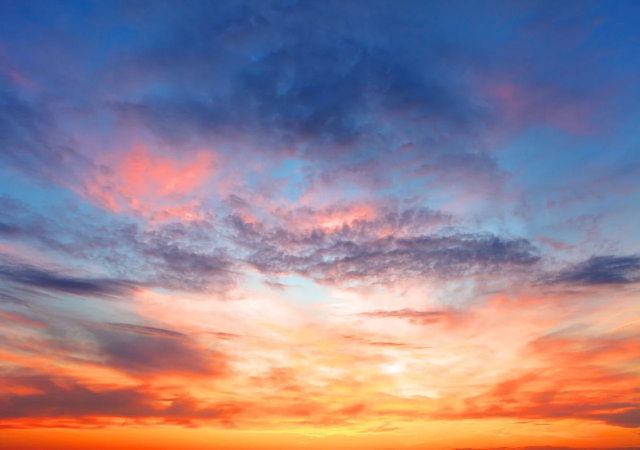
#> input picture src/img_data/sky.webp, 1280 x 900 px (shown at 1/2 size)
$ python global_histogram_equalzation.py
#> lines starting #> are read from the running program, lines starting #| are printed output that depends on the picture
### src/lip/image_pro.py
import cv2 as cv
import numpy as np
from scipy.ndimage import gaussian_filter
from collections import deque
from scipy.ndimage import convolve1d, zoom, sobel
from scipy.special import comb
from numba import njit
from scipy.fftpack import fft2, ifft2, fftshift, ifftshift
from sklearn.linear_model import HuberRegressor

# [273 lines left out: functions channels_bgr, channels_hsv, open_image, resize_image, save, combine_channels and 9 more, not called in this run]

def HistogramEqualizationGray(img):
    """
    Apply histogram equalization to an input image.

    Parameters:
        img (numpy.ndarray): Input grayscale image as a 2D numpy array.

    Returns:
        img: Image after applying histogram equalization, with the same shape as the input image.
    """
    # 1. Calcular el histograma
    hist, bins = np.histogram(img.flatten(), bins=256, range=[0, 256])

    # 2. Calcular la función de distribución acumulativa (CDF)
    cdf = hist.cumsum()
    cdf_normalized = cdf / cdf[-1]  # Normalizar el CDF para que vaya de 0 a 1

    # 3. Mapear los valores originales a los nuevos valores usando la CDF
    cdf_scaled = (cdf_normalized * 255).astype(np.uint8)  # Escalar a [0, 255]

    img_equalized = cdf_scaled[img]  # Usar la CDF como lookup table

    return img_equalized

def HistogramEqualizationRGB(image):
    """
    Apply histogram equalization to an RGB image by working on the luminance channel in YCrCb space.

    Parameters:
        image (numpy.ndarray): Input RGB image as a 3D numpy array.

    Returns:
        numpy.ndarray: Image after applying histogram equalization, with the same shape as the input image.
    """
    # Convertir la imagen al espacio de color YCrCb
    ycrcb = cv.cvtColor(image, cv.COLOR_BGR2YCrCb)
    Y, Cr, Cb = cv.split(ycrcb)

    # Aplicar la equalización de histograma al canal de luminancia (Y)
    hist, bins = np.histogram(Y.flatten(), bins=256, range=[0, 256])
    cdf = hist.cumsum()  # Función de distribución acumulativa
    cdf_normalized = cdf / cdf[-1]  # Normalizar el CDF para que vaya de 0 a 1
    cdf_scaled = (cdf_normalized * 255).astype(np.uint8)  # Escalar a [0, 255]
    Y_equalized = cdf_scaled[Y]  # Usar la CDF como tabla de búsqueda

    # Reconstruir la imagen en el espacio YCrCb
    ycrcb_equalized = cv.merge([Y_equalized, Cr, Cb])

    # Convertir de vuelta al espacio de color BGR
    image_equalized = cv.cvtColor(ycrcb_equalized, cv.COLOR_YCrCb2BGR)

    return image_equalized

# [428 lines left out: functions HistogramMatchingGray, HistogramMatchingRGB, HistogramEqualizationClaheGrayscale, HistogramEqualizationClaheRGB, BihistogramEqualizationRGB, BihistogramEqualizationGrayscale and 7 more, not called in this run]

class UnionFind:
    """
    Union-Find data structure with path compression.

    This structure efficiently manages disjoint sets, commonly used for connected component labeling.
    It supports two main operations:
    - `find(x)`: Finds the representative (root) of the set containing `x`, applying path compression.
    - `union(x, y)`: Merges the sets containing `x` and `y`, maintaining a hierarchical structure.
    """
    # [2459 lines left out: functions __init__, find, union, ConnectedComponentsByUnionFind, connected_components_by_union_find_8_connected, HomomorphicFilter and 64 more, not called in this run]

### src/lip/plot.py
import cv2
import numpy as np
import matplotlib.pyplot as plt

# [240 lines left out: functions show_histogram, compare_histograms, show_image_with_histogram, plot_images_and_histograms, plot_three_images_and_histograms, not called in this run]

def plot_two_images_and_histograms(img1, img2, title1="Imagen 1", title2="Imagen 2"):
    """
    Plots two images and their histograms side by side using Matplotlib.

    Parameters:
        img1 (numpy.ndarray): First image (grayscale or color).
        img2 (numpy.ndarray): Second image (grayscale or color).
        title1 (str): Title for the first image.
        title2 (str): Title for the second image.
    """

    plt.figure(figsize=(12, 8))

    # Primera imagen y su histograma
    plt.subplot(2, 2, 1)
    plt.title(title1)
    if len(img1.shape) == 2:  # Imagen en escala de grises
        plt.imshow(img1, cmap='gray')
    else:  # Imagen en color (Convertir de BGR a RGB para matplotlib)
        plt.imshow(cv2.cvtColor(img1, cv2.COLOR_BGR2RGB))
    plt.axis("off")

    plt.subplot(2, 2, 2)
    plt.title(f"Histogram {title1}")
    if len(img1.shape) == 2:  # Imagen en escala de grises
        plt.hist(img1.flatten(), bins=256, range=[0, 256], color='black')
    else:  # Imagen en color
        colors = ('blue', 'green', 'red')
        for i, color in enumerate(colors):
            hist = cv2.calcHist([img1], [i], None, [256], [0, 256])
            plt.plot(hist, color=color, label=f"{color.capitalize()} Channel")
        plt.legend()

    # Segunda imagen y su histograma
    plt.subplot(2, 2, 3)
    plt.title(title2)
    if len(img2.shape) == 2:  # Imagen en escala de grises
        plt.imshow(img2, cmap='gray')
    else:  # Imagen en color (Convertir de BGR a RGB para matplotlib)
        plt.imshow(cv2.cvtColor(img2, cv2.COLOR_BGR2RGB))
    plt.axis("off")

    plt.subplot(2, 2, 4)
    plt.title(f"Histogram {title2}")
    if len(img2.shape) == 2:  # Imagen en escala de grises
        plt.hist(img2.flatten(), bins=256, range=[0, 256], color='black')
    else:  # Imagen en color
        colors = ('blue', 'green', 'red')
        for i, color in enumerate(colors):
            hist = cv2.calcHist([img2], [i], None, [256], [0, 256])
            plt.plot(hist, color=color, label=f"{color.capitalize()} Channel")
        plt.legend()

    plt.tight_layout()
    plt.show()

### src/global_histogram_equalzation.py
# This script demonstrates the application of histogram equalization on both grayscale and color images.
# The main steps include:
# 1. Loading an image from the "img_data" directory.
# 2. Resizing the image to a consistent resolution (600x600).
# 3. Applying histogram equalization on grayscale images to enhance contrast.
# 4. Applying histogram equalization on color images (RGB) to improve overall image quality.
# 5. Displaying the original image and the histogram-equalized image along with their histograms.
#
# This implementation demonstrates how histogram equalization can improve image contrast in both grayscale and color images.

import cv2 as cv
import numpy as np
import lip

# [8 lines of commented-out code are left out]
img = cv.imread("img_data/sky.webp", cv.IMREAD_GRAYSCALE)

# Resize the grayscale image to a fixed resolution (600x600)
img = cv.resize(img, (600, 600), interpolation=cv.INTER_AREA)
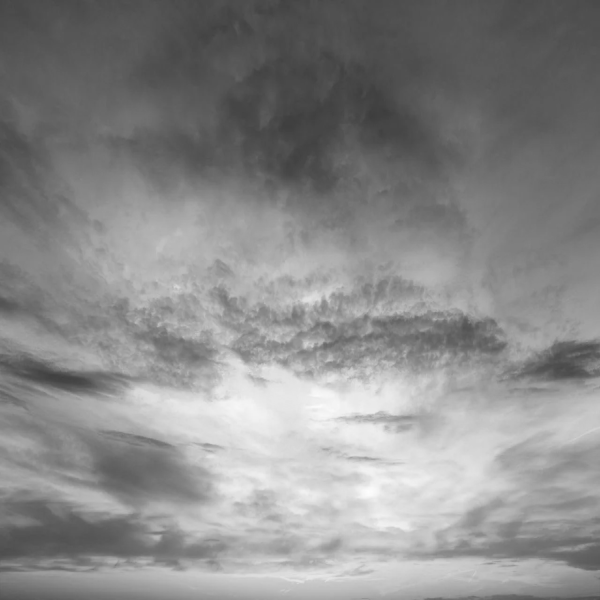
#> img: shape (600, 600); min 61, max 253, mean 137.9

# Apply Histogram Equalization to enhance contrast globally on the grayscale image
img_eq_lip = lip.HistogramEqualizationGray(img)
#> in HistogramEqualizationGray, `hist, bins = np.histogram(img.flatten(), bins=256, range=[0, 256])`: hist = 256 values, max 4837 at index 79, min 0 at index 0, mean 1406.2; bins = 257 values from 0 to 256
#> in HistogramEqualizationGray, `cdf = hist.cumsum()`: cdf = 256 values from 0 to 360000
#> in HistogramEqualizationGray, `cdf_normalized = cdf / cdf[-1]`: cdf_normalized = 256 values from 0 to 1
#> in HistogramEqualizationGray, `cdf_scaled = (cdf_normalized * 255).astype(np.uint8)`: cdf_scaled = 256 values from 0 to 255
#> in HistogramEqualizationGray, `img_equalized = cdf_scaled[img]`:
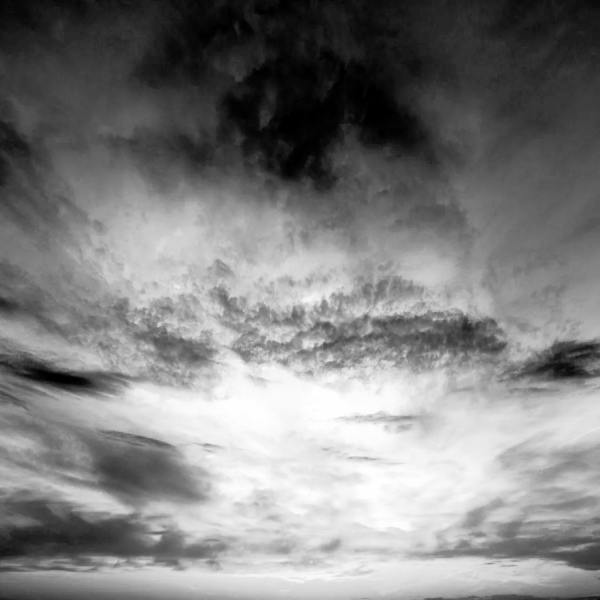
#> img_equalized: shape (600, 600); min 0, max 255, mean 127.9

# Display the original grayscale image and the histogram-equalized image with histograms
lip.plot_two_images_and_histograms(img, img_eq_lip, "Original", "img_eq_lip")

# [8 lines of commented-out code are left out]
img = cv.imread("img_data/sky.webp")
#> img is the input picture: shape (900, 1280, 3); mean B, G, R 144.6, 130.9, 149.2

# Resize the color image to a fixed resolution (600x600)
img = cv.resize(img, (600, 600), interpolation=cv.INTER_AREA)
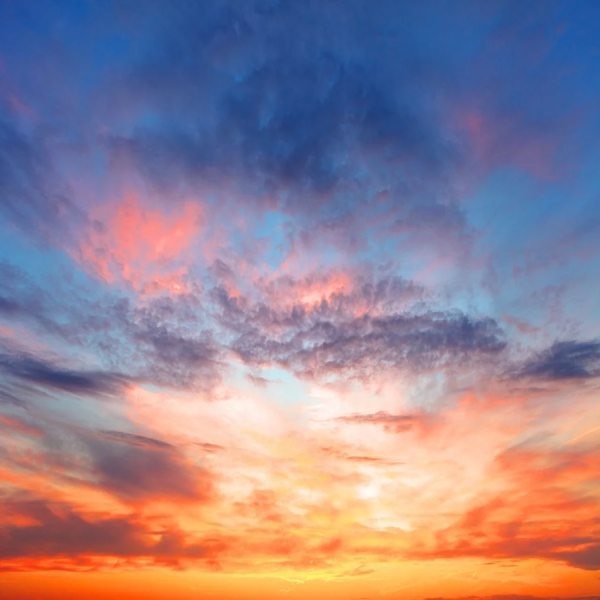
#> img: shape (600, 600, 3); mean B, G, R 144.6, 130.9, 149.2

# Apply Histogram Equalization to enhance contrast globally on the color image (RGB)
img_eq_lip = lip.HistogramEqualizationRGB(img)
#> in HistogramEqualizationRGB, `Y, Cr, Cb = cv.split(ycrcb)`:
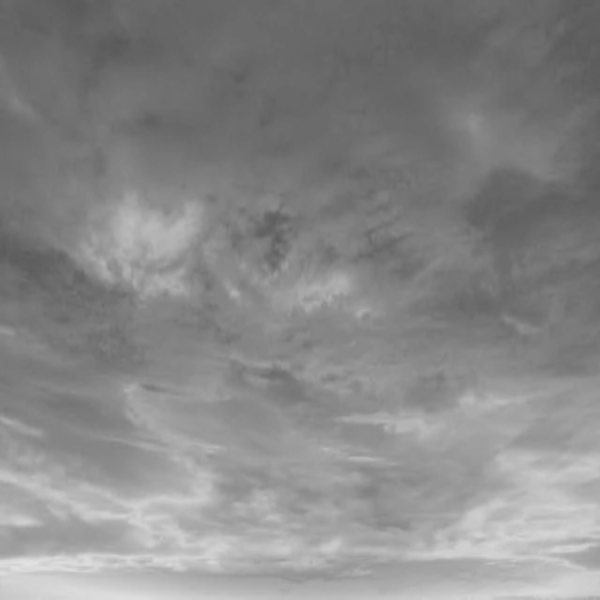
#> Cr: shape (600, 600); min 89, max 226, mean 136
#> in HistogramEqualizationRGB, `Y, Cr, Cb = cv.split(ycrcb)`:
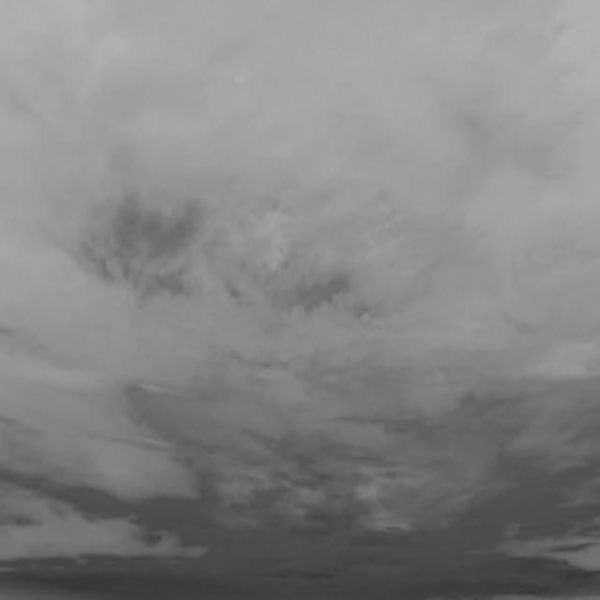
#> Cb: shape (600, 600); min 54, max 178, mean 131.8
#> in HistogramEqualizationRGB, `hist, bins = np.histogram(Y.flatten(), bins=256, range=[0, 256])`: hist = 256 values, max 4862 at index 79, min 0 at index 0, mean 1406.2; bins = 257 values from 0 to 256
#> in HistogramEqualizationRGB, `cdf = hist.cumsum()`: cdf = 256 values from 0 to 360000
#> in HistogramEqualizationRGB, `cdf_normalized = cdf / cdf[-1]`: cdf_normalized = 256 values from 0 to 1
#> in HistogramEqualizationRGB, `cdf_scaled = (cdf_normalized * 255).astype(np.uint8)`: cdf_scaled = 256 values from 0 to 255
#> in HistogramEqualizationRGB, `image_equalized = cv.cvtColor(ycrcb_equalized, cv.COLOR_YCrCb2BGR)`:
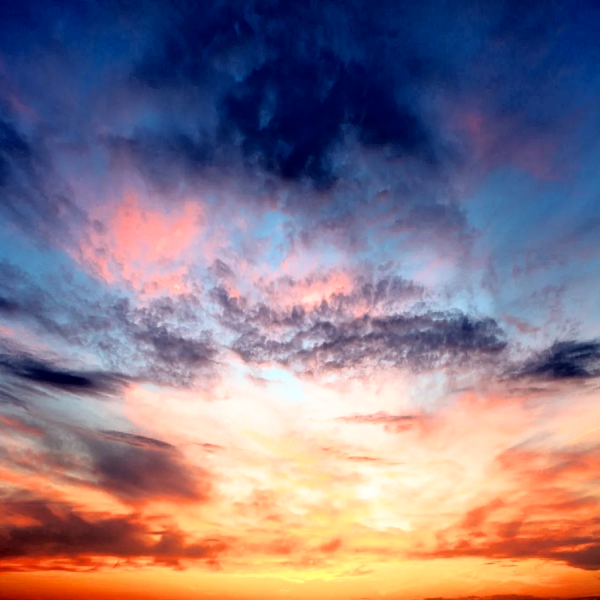
#> image_equalized: shape (600, 600, 3); mean B, G, R 134.6, 120.8, 137.2

# Display the original color image and the histogram-equalized image with histograms
lip.plot_two_images_and_histograms(img, img_eq_lip, "Original", "img_eq_lip")
#> call 2 of plot_two_images_and_histograms, with title1 = 'Original', title2 = 'img_eq_lip'
#> in plot_two_images_and_histograms (call 2), `plt.show()`:
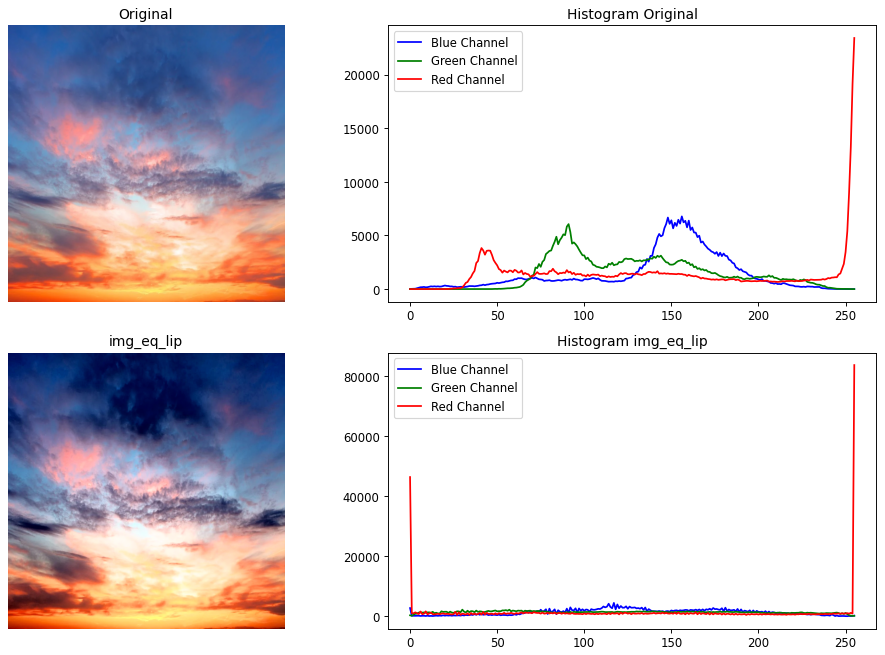
#> figure drawn by matplotlib, 4 panels; panel 2: curve peaks at x = 156, y = 6781; panel 2: curve peaks at x = 91, y = 6061; panel 2: curve peaks at x = 255, y = 23420; panel 4: curve peaks at x = 117, y = 4493

$ run again, with src/img_data/white_monta.jpg saved as src/img_data/sky.webp
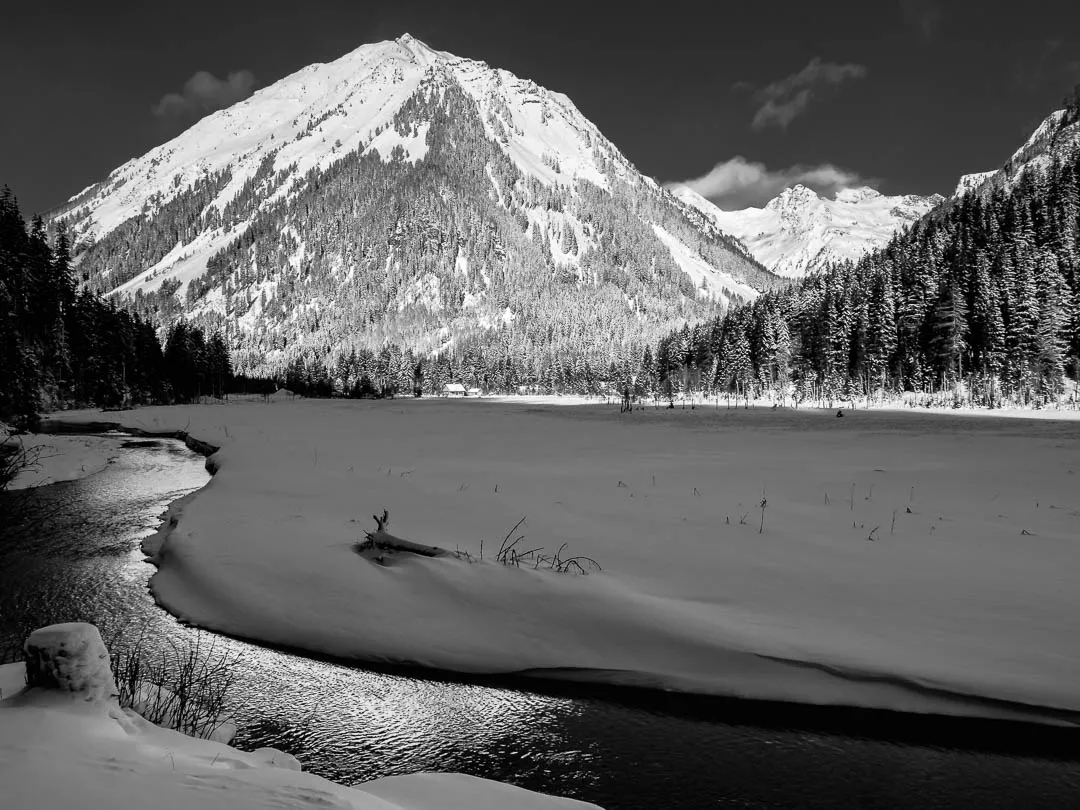
#> input picture src/img_data/white_monta.jpg, 1080 x 810 px
#> in HistogramEqualizationGray, `hist, bins = np.histogram(img.flatten(), bins=256, range=[0, 256])`: hist = 256 values, max 7687 at index 112, min 1 at index 255, mean 1406.2; bins = 257 values from 0 to 256
#> in HistogramEqualizationGray, `cdf = hist.cumsum()`: cdf = 256 values from 165 to 360000
#> in HistogramEqualizationGray, `cdf_normalized = cdf / cdf[-1]`: cdf_normalized = 256 values from 0.000458 to 1
#> in HistogramEqualizationGray, `cdf_scaled = (cdf_normalized * 255).astype(np.uint8)`: cdf_scaled = 256 values from 0 to 255
#> img is the input picture: shape (810, 1080, 3); mean B, G, R 97.7, 97.6, 97.7
#> ycrcb: shape (600, 600, 3); mean of channels 0, 1, 2 97.6, 128, 128
#> in HistogramEqualizationRGB, `Y, Cr, Cb = cv.split(ycrcb)`:
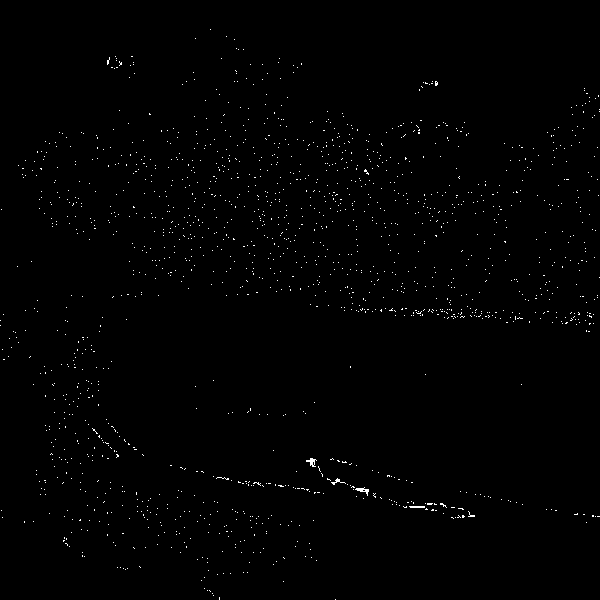
#> Cr: shape (600, 600); values 128 (black) and 129 (white), 0.64% white in thin lines or dots
#> in HistogramEqualizationRGB, `hist, bins = np.histogram(Y.flatten(), bins=256, range=[0, 256])`: bins = 257 values from 0 to 256
#> in HistogramEqualizationRGB, `cdf = hist.cumsum()`: cdf = 256 values from 165 to 360000
#> in HistogramEqualizationRGB, `cdf_normalized = cdf / cdf[-1]`: cdf_normalized = 256 values from 0.000458 to 1
#> in HistogramEqualizationRGB, `cdf_scaled = (cdf_normalized * 255).astype(np.uint8)`: cdf_scaled = 256 values from 0 to 255
#> ycrcb_equalized: shape (600, 600, 3); mean of channels 0, 1, 2 128, 128, 128
#> in plot_two_images_and_histograms (call 2), `plt.show()`:
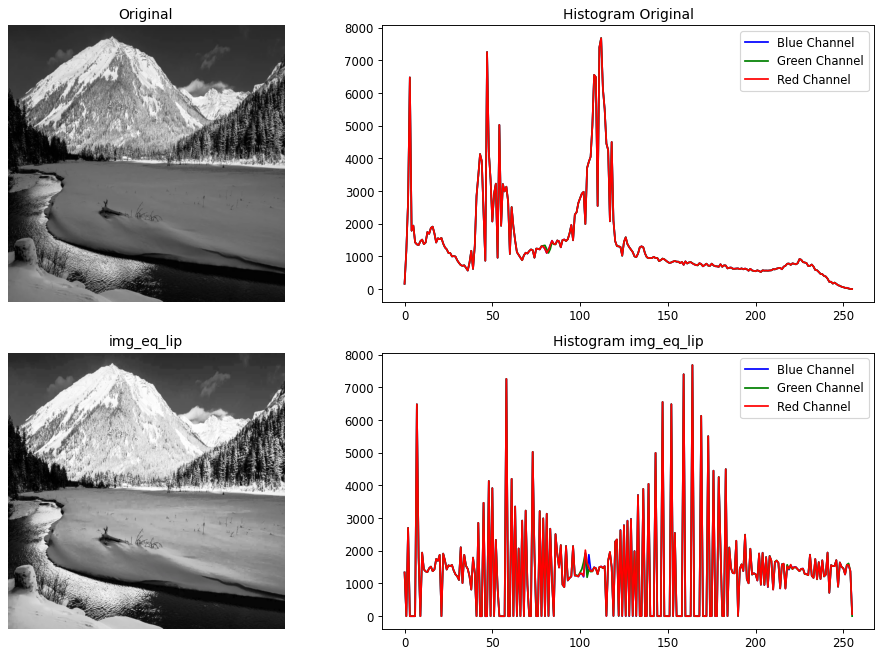
#> figure drawn by matplotlib, 4 panels; panel 2: curve peaks at x = 112, y = 7682; panel 2: curve peaks at x = 112, y = 7687; panel 2: curve peaks at x = 112, y = 7682; panel 4: curve peaks at x = 164, y = 7679
